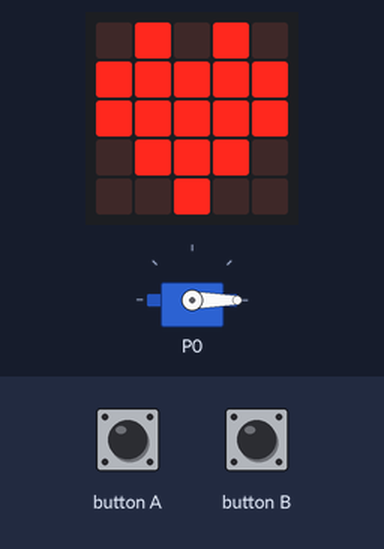
A program run on a simulated BBC micro:bit (MakeCode). Parts: the board's 5×5 LED display, servo. Inputs (shaded band) come from the test bench.

Above: at 1.6 s.
1.7 s: button A pressed for 0.15 s
At 2.43 s:
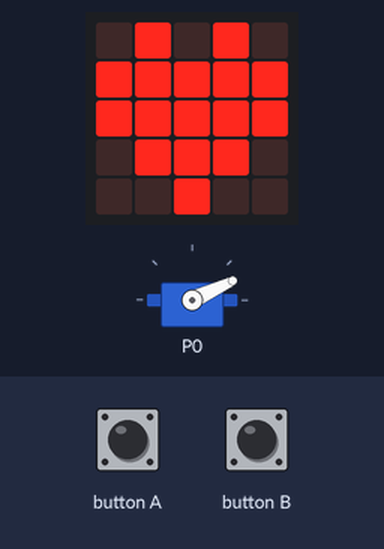
At 2.93 s:
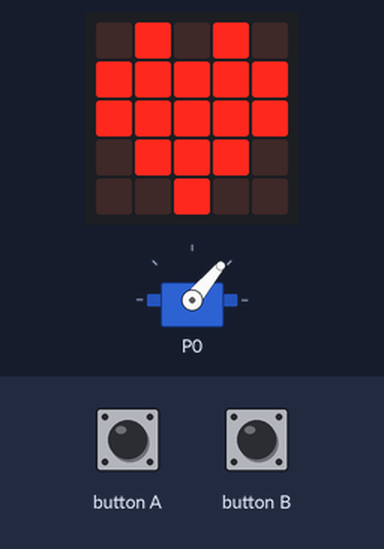
6.5 s: button B pressed for 0.15 s
At 6.93 s:
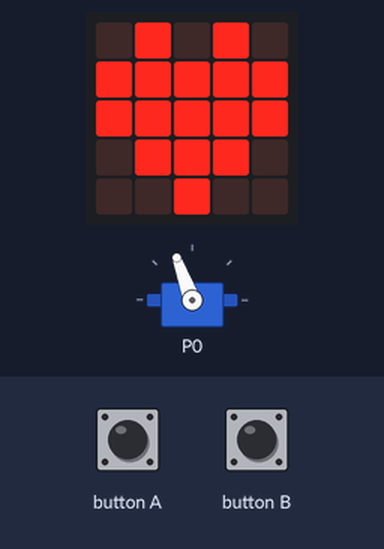
Timing chart, 0 to 10.5 s (numbered marks = the images above; inputs shaded):
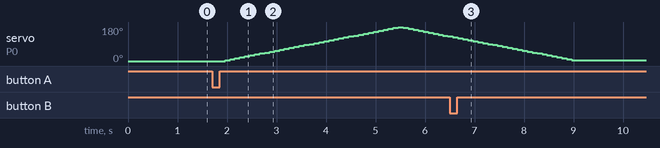

The program:

sushi.py
```python
def on_button_pressed_a():
    global start_flag
    start_flag = True
input.on_button_pressed(Button.A, on_button_pressed_a)

def on_button_pressed_b():
    global start_flag
    start_flag = False
input.on_button_pressed(Button.B, on_button_pressed_b)

x = 0
start_flag = False
basic.show_leds("""
    . # . # .
        # # # # #
        # # # # #
        . # # # .
        . . # . .
""")
pins.servo_write_pin(AnalogPin.P0, 0)

def on_forever():
    global x
    while start_flag == True:
        x = 0
        while x < 180:
            pins.servo_write_pin(AnalogPin.P0, x)
            basic.pause(100)
            x += 5
        while x > 0:
            pins.servo_write_pin(AnalogPin.P0, x)
            basic.pause(100)
            x += 0 - 5
basic.forever(on_forever)
```

Measured:
- after the input at 1.7 s, servo on P0: rises from 0° to 180° in 3.5 s, then falls to 130° in 1.0 s
- after the input at 6.5 s, servo on P0: goes on until 9.0 s, then stays 5°
